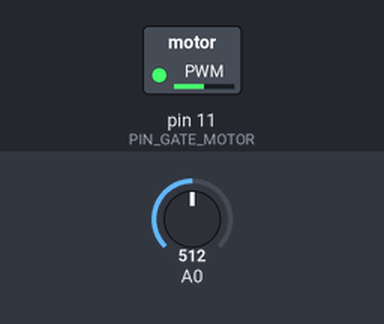
Simulated run of this sketch. Board: Arduino Uno, built with avr-gcc and run on an emulated ATmega328P. Shown: switched loads named in the sketch (green lamp = pin HIGH). Inputs (shaded band) come from the test bench; at power-on: A0 = 512.

Above: at 1.2 s.
1.3 s: A0 set to 716
At 2.5 s:
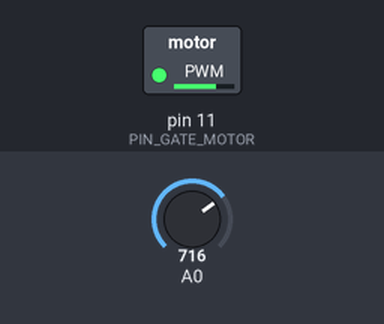
2.8 s: A0 set to 900
At 3.7 s:
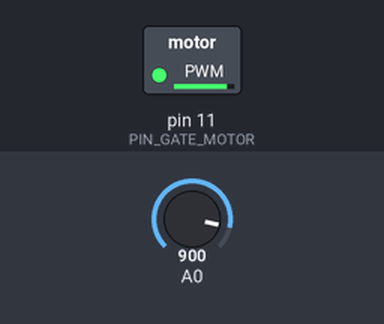
4.3 s: A0 set to 122
At 4.8 s:
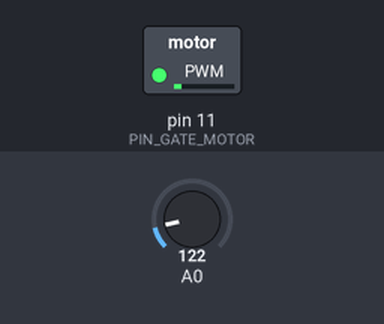
5.8 s: A0 set to 0
At 7.0 s:
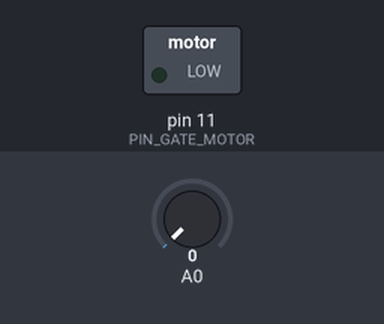
7.3 s: A0 set to 511
At 8.3 s:
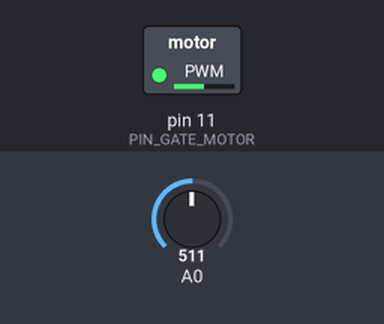
Timing chart, 0 to 9.8 s (numbered marks = the images above; inputs shaded):
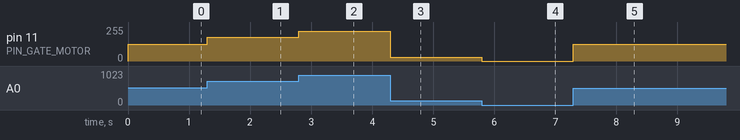

Measured:
- after the input at 1.3 s, pin 11 (PIN_GATE_MOTOR): 127/255 → 178/255 at once
- after the input at 2.8 s, pin 11 (PIN_GATE_MOTOR): 178/255 → 224/255 at once
- after the input at 4.3 s, pin 11 (PIN_GATE_MOTOR): 224/255 → 30/255 at once
- after the input at 5.8 s, pin 11 (PIN_GATE_MOTOR): 30/255 → 0/255 at once
- after the input at 7.3 s, pin 11 (PIN_GATE_MOTOR): 0/255 → 127/255 at once

The sketch:

temp_brillo.ino
```cpp
//https://www.tinkercad.com/things/1GkxFkxIzsB-tempbrillo

const int PIN_GATE_MOTOR = 11;

void setup() {
  pinMode(PIN_GATE_MOTOR, OUTPUT);
}

int temp = 0;

void loop() {
  temp = map(analogRead(A0), 0, 1023, 0, 255);
  analogWrite(PIN_GATE_MOTOR, temp);
}
```
